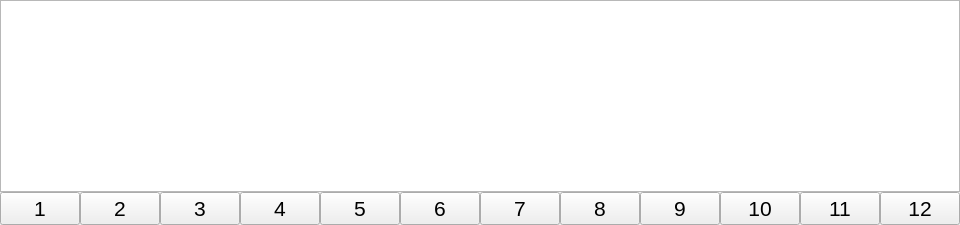
                       <widget class="QWidget" name="DC_page">
                        <layout class="QGridLayout" name="gridLayout_32" rowstretch="8,1">
                         <property name="leftMargin">
                          <number>0</number>
                         </property>
                         <property name="topMargin">
                          <number>0</number>
                         </property>
                         <property name="rightMargin">
                          <number>0</number>
                         </property>
                         <property name="bottomMargin">
                          <number>0</number>
                         </property>
                         <property name="spacing">
                          <number>0</number>
                         </property>
                         <item row="1" column="0">
                          <layout class="QHBoxLayout" name="horizontalLayout_22">
                           <item>
                            <widget class="QPushButton" name="RTD_module_1">
                             <property name="sizePolicy">
                              <sizepolicy hsizetype="Minimum" vsizetype="Expanding">
                               <horstretch>0</horstretch>
                               <verstretch>0</verstretch>
                              </sizepolicy>
                             </property>
                             <property name="minimumSize">
                              <size>
                               <width>0</width>
                               <height>0</height>
                              </size>
                             </property>
                             <property name="font">
                              <font>
                               <pointsize>16</pointsize>
                              </font>
                             </property>
                             <property name="text">
                              <string>1</string>
                             </property>
                             <property name="autoRepeatInterval">
                              <number>100</number>
                             </property>
                            </widget>
                           </item>
                           <item>
                            <widget class="QPushButton" name="RTD_module_2">
                             <property name="sizePolicy">
                              <sizepolicy hsizetype="Minimum" vsizetype="Expanding">
                               <horstretch>0</horstretch>
                               <verstretch>0</verstretch>
                              </sizepolicy>
                             </property>
                             <property name="minimumSize">
                              <size>
                               <width>0</width>
                               <height>0</height>
                              </size>
                             </property>
                             <property name="font">
                              <font>
                               <pointsize>16</pointsize>
                              </font>
                             </property>
                             <property name="text">
                              <string>2</string>
                             </property>
                            </widget>
                           </item>
                           <item>
                            <widget class="QPushButton" name="RTD_module_3">
                             <property name="sizePolicy">
                              <sizepolicy hsizetype="Minimum" vsizetype="Expanding">
                               <horstretch>0</horstretch>
                               <verstretch>0</verstretch>
                              </sizepolicy>
                             </property>
                             <property name="font">
                              <font>
                               <pointsize>16</pointsize>
                              </font>
                             </property>
                             <property name="text">
                              <string>3</string>
                             </property>
                            </widget>
                           </item>
                           <item>
                            <widget class="QPushButton" name="RTD_module_4">
                             <property name="sizePolicy">
                              <sizepolicy hsizetype="Minimum" vsizetype="Expanding">
                               <horstretch>0</horstretch>
                               <verstretch>0</verstretch>
                              </sizepolicy>
                             </property>
                             <property name="font">
                              <font>
                               <pointsize>16</pointsize>
                              </font>
                             </property>
                             <property name="text">
                              <string>4</string>
                             </property>
                            </widget>
                           </item>
                           <item>
                            <widget class="QPushButton" name="RTD_module_5">
                             <property name="sizePolicy">
                              <sizepolicy hsizetype="Minimum" vsizetype="Expanding">
                               <horstretch>0</horstretch>
                               <verstretch>0</verstretch>
                              </sizepolicy>
                             </property>
                             <property name="font">
                              <font>
                               <pointsize>16</pointsize>
                              </font>
                             </property>
                             <property name="text">
                              <string>5</string>
                             </property>
                            </widget>
                           </item>
                           <item>
                            <widget class="QPushButton" name="RTD_module_6">
                             <property name="sizePolicy">
                              <sizepolicy hsizetype="Minimum" vsizetype="Expanding">
                               <horstretch>0</horstretch>
                               <verstretch>0</verstretch>
                              </sizepolicy>
                             </property>
                             <property name="font">
                              <font>
                               <pointsize>16</pointsize>
                              </font>
                             </property>
                             <property name="text">
                              <string>6</string>
                             </property>
                            </widget>
                           </item>
                           <item>
                            <widget class="QPushButton" name="RTD_module_7">
                             <property name="sizePolicy">
                              <sizepolicy hsizetype="Minimum" vsizetype="Expanding">
                               <horstretch>0</horstretch>
                               <verstretch>0</verstretch>
                              </sizepolicy>
                             </property>
                             <property name="minimumSize">
                              <size>
                               <width>0</width>
                               <height>0</height>
                              </size>
                             </property>
                             <property name="font">
                              <font>
                               <pointsize>16</pointsize>
                              </font>
                             </property>
                             <property name="text">
                              <string>7</string>
                             </property>
                            </widget>
                           </item>
                           <item>
                            <widget class="QPushButton" name="RTD_module_8">
                             <property name="sizePolicy">
                              <sizepolicy hsizetype="Minimum" vsizetype="Expanding">
                               <horstretch>0</horstretch>
                               <verstretch>0</verstretch>
                              </sizepolicy>
                             </property>
                             <property name="font">
                              <font>
                               <pointsize>16</pointsize>
                              </font>
                             </property>
                             <property name="text">
                              <string>8</string>
                             </property>
                            </widget>
                           </item>
                           <item>
                            <widget class="QPushButton" name="RTD_module_9">
                             <property name="sizePolicy">
                              <sizepolicy hsizetype="Minimum" vsizetype="Expanding">
                               <horstretch>0</horstretch>
                               <verstretch>0</verstretch>
                              </sizepolicy>
                             </property>
                             <property name="font">
                              <font>
                               <pointsize>16</pointsize>
                              </font>
                             </property>
                             <property name="text">
                              <string>9</string>
                             </property>
                            </widget>
                           </item>
                           <item>
                            <widget class="QPushButton" name="RTD_module_10">
                             <property name="sizePolicy">
                              <sizepolicy hsizetype="Minimum" vsizetype="Expanding">
                               <horstretch>0</horstretch>
                               <verstretch>0</verstretch>
                              </sizepolicy>
                             </property>
                             <property name="font">
                              <font>
                               <pointsize>16</pointsize>
                              </font>
                             </property>
                             <property name="text">
                              <string>10</string>
                             </property>
                            </widget>
                           </item>
                           <item>
                            <widget class="QPushButton" name="RTD_module_11">
                             <property name="sizePolicy">
                              <sizepolicy hsizetype="Minimum" vsizetype="Expanding">
                               <horstretch>0</horstretch>
                               <verstretch>0</verstretch>
                              </sizepolicy>
                             </property>
                             <property name="font">
                              <font>
                               <pointsize>16</pointsize>
                              </font>
                             </property>
                             <property name="text">
                              <string>11</string>
                             </property>
                            </widget>
                           </item>
                           <item>
                            <widget class="QPushButton" name="RTD_module_12">
                             <property name="sizePolicy">
                              <sizepolicy hsizetype="Minimum" vsizetype="Expanding">
                               <horstretch>0</horstretch>
                               <verstretch>0</verstretch>
                              </sizepolicy>
                             </property>
                             <property name="font">
                              <font>
                               <pointsize>16</pointsize>
                              </font>
                             </property>
                             <property name="text">
                              <string>12</string>
                             </property>
                            </widget>
                           </item>
                          </layout>
                         </item>
                         <item row="0" column="0">
                          <widget class="QTableWidget" name="RT_DCDC_tableWidget">
                           <property name="font">
                            <font>
                             <pointsize>9</pointsize>
                            </font>
                           </property>
                           <attribute name="verticalHeaderVisible">
                            <bool>false</bool>
                           </attribute>
                          </widget>
                         </item>
                        </layout>
                       </widget>
